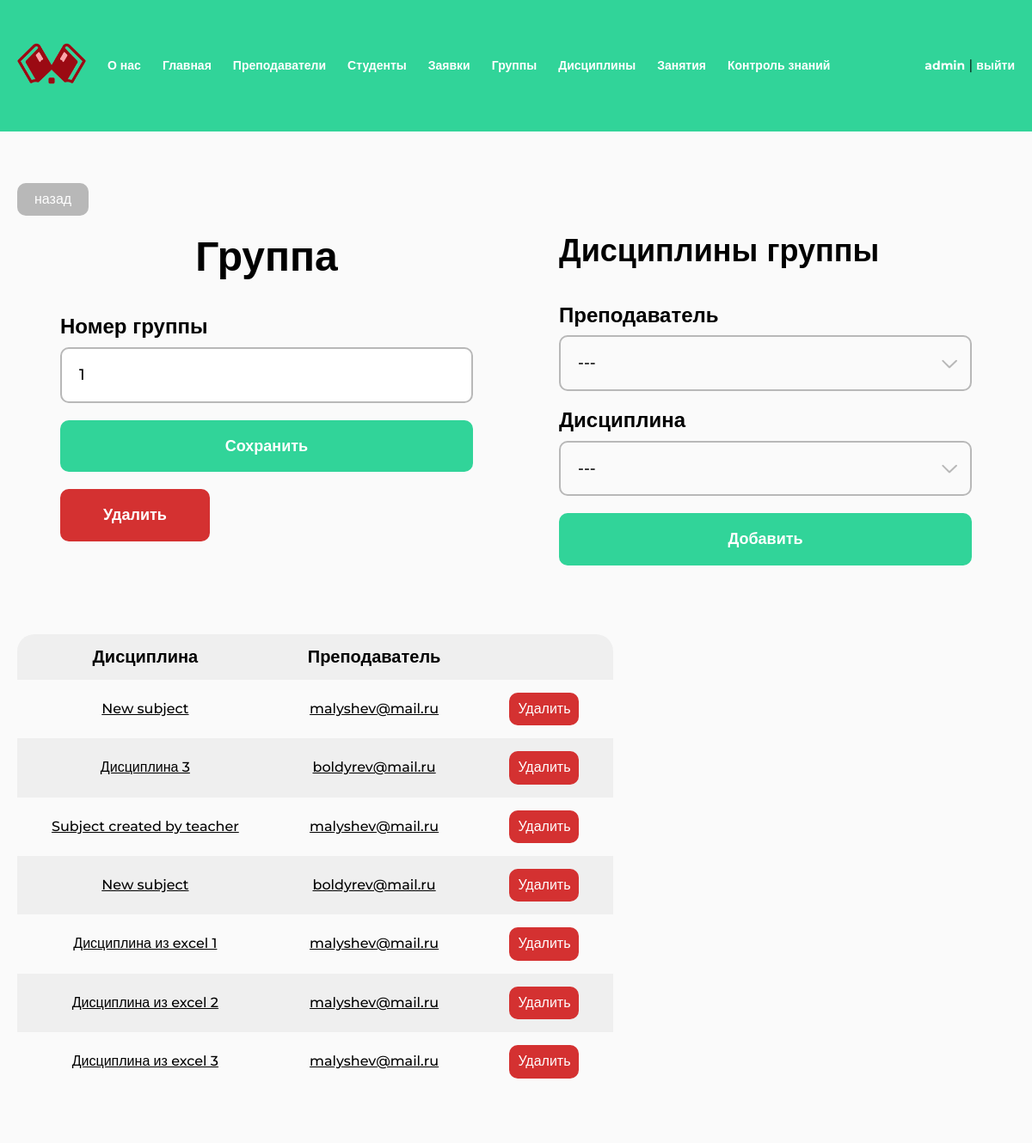
Page /group/1/ (signed in) on the earlier database version.
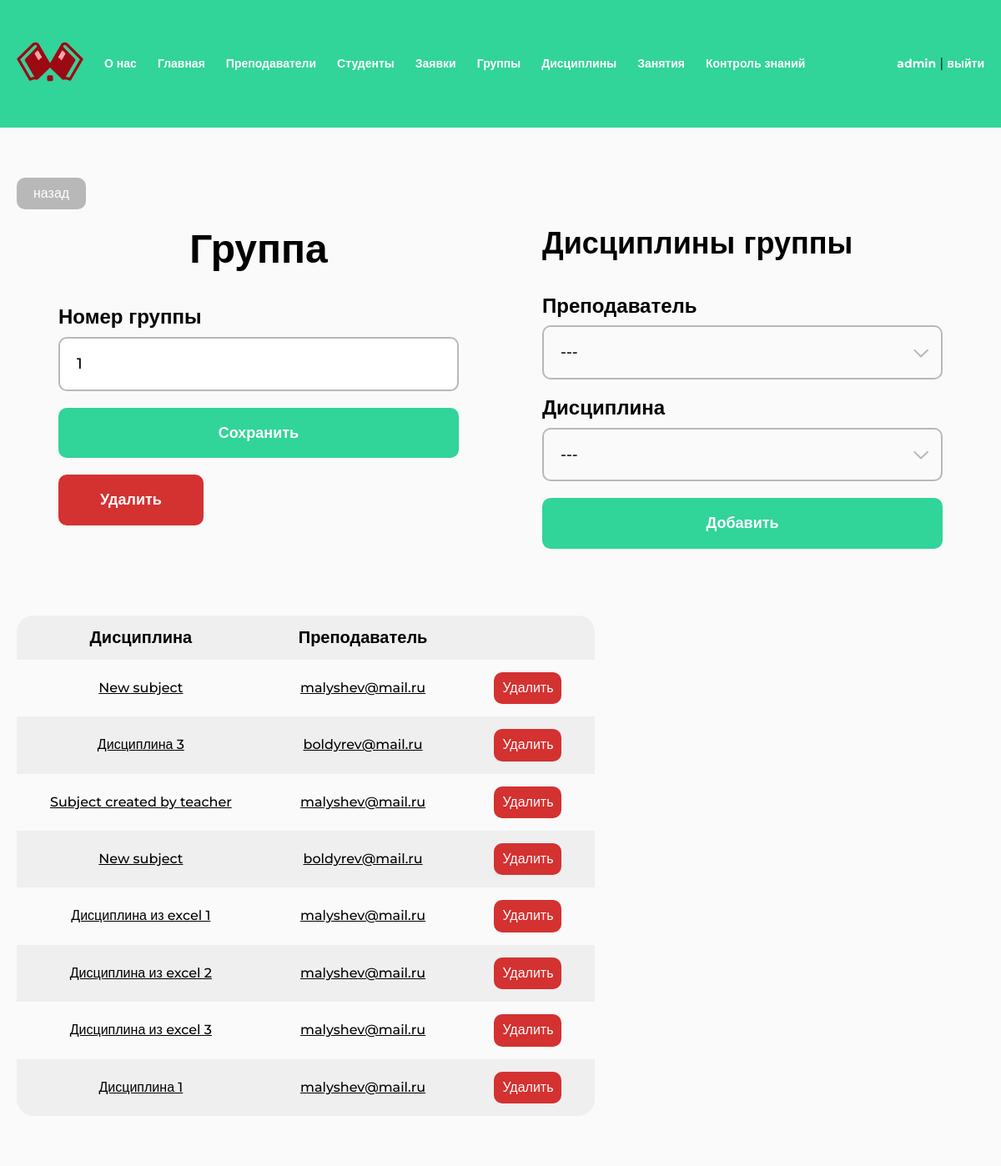
Same page on the later database version.
### study/models.py (models this page shows, shortened)
class TeacherGroupSubject(models.Model):
    teacher = models.ForeignKey(User, related_name="subjects", on_delete=models.CASCADE)
    subject = models.ForeignKey(Subject, related_name="items", on_delete=models.CASCADE)
    group = models.ForeignKey(Group, related_name="subjects", on_delete=models.CASCADE)
    class Meta:
        verbose_name = "Дисциплина группы"
        verbose_name_plural = "Дисциплины групп"

class Subject(models.Model):
    name = models.CharField(max_length=128)
    class Meta:
        verbose_name = "Дисциплина"
        verbose_name_plural = "Дисциплины"
    def __str__(self):
        return self.name

### study/views.py (the view, shortened to what this page needs)
# urls.py: path("group/<int:pk>/", views.GroupEditView.as_view(), name="group"),
@method_decorator(admin_only, name="dispatch")
class GroupEditView(LoginRequiredMixin, View):
    def get(self, request, pk, *args, **kwargs):
        group = get_object_or_404(Group, pk=pk)
        form = GroupForm(instance=group)
        subjects_form = TeacherGroupSubjectForm()
        teachers = User.objects.filter(profile__type=2)
        subjects = Subject.objects.all()
        return render(
            request,
            "study/group/edit.html",
            {
                "form": form,
                "subjects_form": subjects_form,
                "group": group,
                "teachers": teachers,
                "subjects": subjects,
            }
        )

### study/forms.py
class GroupForm(forms.ModelForm):
    class Meta:
        model = Group
        fields = ("number", )
        labels = {"number": "Номер группы"}
    def __init__(self, *args, **kwargs):
        super(GroupForm, self).__init__(*args, **kwargs)
        for visible in self.visible_fields():
            visible.field.widget.attrs['class'] = 'form__input'

class TeacherGroupSubjectForm(forms.ModelForm):
    class Meta:
        model = TeacherGroupSubject
        fields = ("teacher", "subject")
        labels = {"teacher": "Преподаватель", "subject": "Дисциплина"}
    def __init__(self, *args, **kwargs):
        super(TeacherGroupSubjectForm, self).__init__(*args, **kwargs)
        for visible in self.visible_fields():
            visible.field.widget.attrs['class'] = 'form__input'

### study/templates/study/group/edit.html (shortened to what this page needs)
{% extends "base.html" %}
{% load util %}
{% load static %}
{% block extra_css %}
<link rel="stylesheet" href="{% static 'css/select.css' %}">
<link rel="stylesheet" href="{% static 'css/table.css' %}">
{% endblock %}
{% block content %}
<a href="{% url 'groups' %}" class="back">назад</a>
<section class="section-teachers">
    <div class="form">
        <h1 class="h1 h1_center">Группа</h1>
        <form action="." method="POST" class="form mt-40">
            <div class="form__item">
                <label for="{{ form.number.id_for_label }}" class="form__label">{{ form.number.label }}</label>
                {{ form.number }}
            </div>
            <div class="form__item">
                <button type="submit" class="btn">Сохранить</button>
            </div>
            <div class="form__item">
                <a href="{% url 'group-delete' group.pk %}" class="btn btn_red confirm submit">Удалить</a>
            </div>
        </form>
    </div>
    <div class="form">
        <h2 class="h2">Дисциплины группы</h2>
        <form action="{% url 'group-add-subject' group.pk %}" method="POST" class="form mt-40">
            <div class="form__item">
                <label for="{{ subjects_form.teacher.id_for_label }}" class="form__label">{{ subjects_form.teacher.label }}</label>
                <div class="form__input select" role="close">
                    <div class="select__selected">---</div>
                    <div class="select__icon">
                    </div>
                </div>
            </div>
            <div class="form__item">
                <label for="{{ subjects_form.subject.id_for_label }}" class="form__label">{{ subjects_form.subject.label }}</label>
                <div class="form__input select" role="close">
                    <div class="select__selected">---</div>
                    <div class="select__icon">
                    </div>
                </div>
            </div>
            <div class="form__item">
                <button type="submit" class="btn">Добавить</button>
            </div>
        </form>
    </div>
</section>
<section class="section-subjects mt-40">
    <div class="table-wrapper mt-40">
        <table class="table mt-40">
            <thead>
                <tr>
                    <th>Дисциплина</th>
                    <th>Преподаватель</th>
                    <th></th>
                </tr>
            </thead>
            <tbody>
                {% for subject in group.subjects.all %}
                <tr>
                    <td><a href="{% url 'subject' subject.subject.pk %}">{{ subject.subject }}</a></td>
                    <td><a href="{% url 'teacher' subject.teacher.pk %}">{{ subject.teacher }}</a></td>
                    <td><a href="{% url 'group-remove-subject' subject.pk %}" class="btn btn-table btn_red confirm">Удалить</a></td>
                </tr>
                {% endfor %}
            </tbody>
        </table>
    </div>
</section>
{% endblock %}

Differences in the rows shown:
added TeacherGroupSubject: subject "Дисциплина 1", teacher "malyshev@mail.ru"
